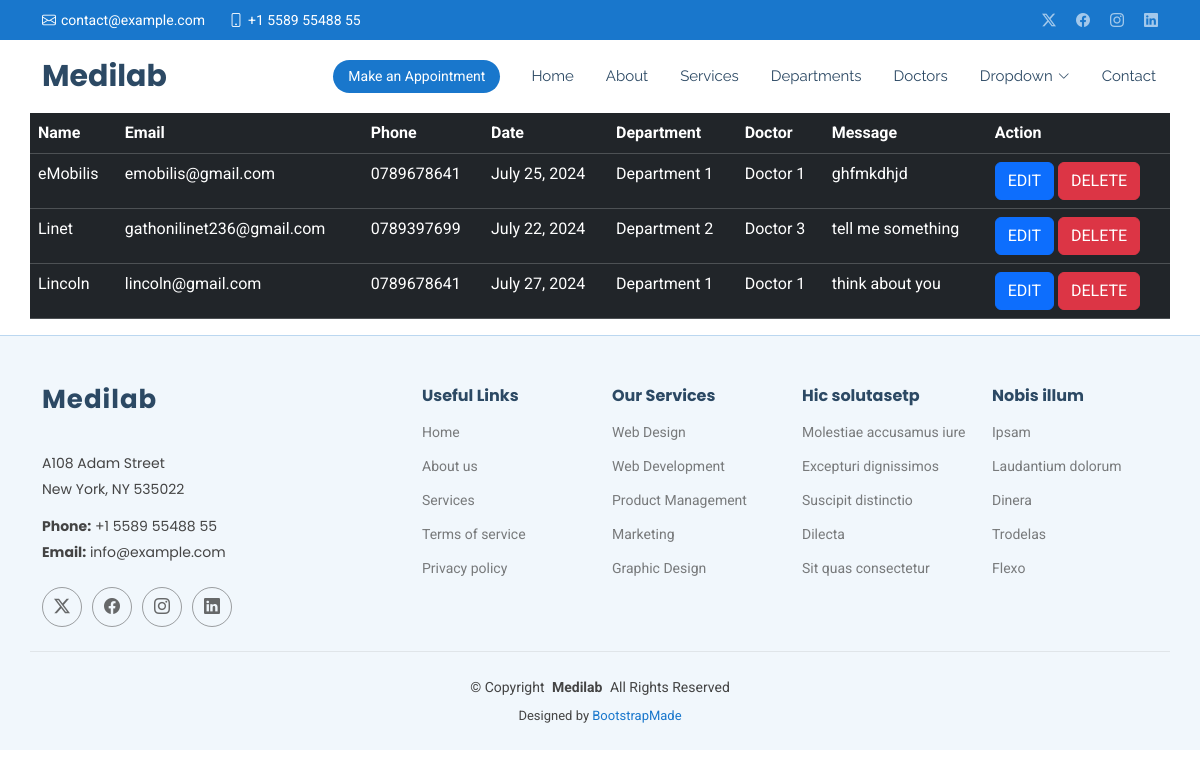
Page /show/ on the committed database.
### Medistalapp/models.py (models this page shows, shortened)
class Appointment(models.Model):
    name = models.CharField(max_length=200)
    email = models.EmailField()
    phone = models.CharField(max_length=10)
    date = models.DateField()
    department = models.CharField(max_length=200)
    doctor = models.CharField(max_length=200)
    message = models.TextField()

### Medistalapp/views.py (the view)
# urls.py: path('show/',views.show,name='show'),
def show(request):
    data = Appointment.objects.all()
    return render(request,'Show.html',{'appointment':data})

### templates/Show.html
{% extends 'starter-page.html' %}
{% load static %}
{% block body %}
    <table class="table table-dark container table-hover">
    <tr>
        <th>Name</th>
        <th>Email</th>
        <th>Phone</th>
        <th>Date</th>
        <th>Department</th>
        <th>Doctor</th>
        <th>Message</th>
        <th>Action</th>
    </tr>
{% for y in appointment %}
    <tr>
        <td>{{ y.name }}</td>
        <td>{{ y.email }}</td>
        <td>{{ y.phone }}</td>
        <td>{{ y.date }}</td>
        <td>{{ y.department }}</td>
        <td>{{ y.doctor }}</td>
        <td>{{ y.message }}</td>
        <td>
            <a href="" class="btn btn-primary">EDIT</a>
            <a href="/delete/{{ y.id }}" class="btn btn-danger">DELETE</a>
        </td>
    </tr>
    {% endfor %}
    </table>
{% endblock %}

### templates/starter-page.html (shortened to what this page needs)
<!DOCTYPE html>
<html lang="en">
<head>
 {% load static %}
  <link href="{% static 'assets/vendor/bootstrap/css/bootstrap.min.css' %}" rel="stylesheet">
  <link href="{% static 'assets/vendor/bootstrap-icons/bootstrap-icons.css' %}" rel="stylesheet">
  <link href="{% static 'assets/vendor/aos/aos.css' %}" rel="stylesheet">
  <link href="{% static 'assets/vendor/fontawesome-free/css/all.min.css' %}" rel="stylesheet">
  <link href="{% static 'assets/vendor/glightbox/css/glightbox.min.css' %}" rel="stylesheet">
  <link href="{% static 'assets/vendor/swiper/swiper-bundle.min.css' %}" rel="stylesheet">
  <link href="{% static 'assets/css/main.css' %}" rel="stylesheet">
</head>
<body class="starter-page-page">
  <header id="header" class="header sticky-top">
    <div class="topbar d-flex align-items-center">
      <div class="container d-flex justify-content-center justify-content-md-between">
        <div class="contact-info d-flex align-items-center">
          <i class="bi bi-envelope d-flex align-items-center"><a href="mailto:contact@example.com">contact@example.com</a></i>
          <i class="bi bi-phone d-flex align-items-center ms-4"><span>+1 5589 55488 55</span></i>
        </div>
        <div class="social-links d-none d-md-flex align-items-center">
          <a href="#" class="twitter"><i class="bi bi-twitter-x"></i></a>
          <a href="#" class="facebook"><i class="bi bi-facebook"></i></a>
          <a href="#" class="instagram"><i class="bi bi-instagram"></i></a>
          <a href="#" class="linkedin"><i class="bi bi-linkedin"></i></a>
        </div>
      </div>
    </div>
    <div class="branding d-flex align-items-center">
      <div class="container position-relative d-flex align-items-center justify-content-between">
        <a href="index.html" class="logo d-flex align-items-center me-auto">
          <h1 class="sitename">Medilab</h1>
        </a>
        <nav id="navmenu" class="navmenu">
          <ul>
            <li><a href="{% url 'index' %}">Home<br></a></li>
            <li><a href="{% url 'about' %}">About</a></li>
            <li><a href="{% url 'services' %}">Services</a></li>
            <li><a href="{% url 'departments' %}">Departments</a></li>
            <li><a href="{% url 'doctors' %}">Doctors</a></li>
            <li class="dropdown"><a href="#"><span>Dropdown</span> <i class="bi bi-chevron-down toggle-dropdown"></i></a>
            </li>
            <li><a href="#contact">Contact</a></li>
          </ul>
        </nav>
        <a class="cta-btn d-none d-sm-block" href="#appointment">Make an Appointment</a>
      </div>
    </div>
  </header>
  <main class="main">
  {% block body %}
  {% endblock %}
  <footer id="footer" class="footer light-background">
    <div class="container footer-top">
      <div class="row gy-4">
        <div class="col-lg-4 col-md-6 footer-about">
          <a href="index.html" class="logo d-flex align-items-center">
            <span class="sitename">Medilab</span>
          </a>
          <div class="footer-contact pt-3">
            <p>A108 Adam Street</p>
            <p>New York, NY 535022</p>
            <p class="mt-3"><strong>Phone:</strong> <span>+1 5589 55488 55</span></p>
            <p><strong>Email:</strong> <span>info@example.com</span></p>
          </div>
          <div class="social-links d-flex mt-4">
            <a href=""><i class="bi bi-twitter-x"></i></a>
            <a href=""><i class="bi bi-facebook"></i></a>
            <a href=""><i class="bi bi-instagram"></i></a>
            <a href=""><i class="bi bi-linkedin"></i></a>
          </div>
        </div>
        <div class="col-lg-2 col-md-3 footer-links">
          <h4>Useful Links</h4>
          <ul>
            <li><a href="#">Home</a></li>
            <li><a href="#">About us</a></li>
            <li><a href="#">Services</a></li>
            <li><a href="#">Terms of service</a></li>
            <li><a href="#">Privacy policy</a></li>
          </ul>
        </div>
        <div class="col-lg-2 col-md-3 footer-links">
          <h4>Our Services</h4>
          <ul>
            <li><a href="#">Web Design</a></li>
            <li><a href="#">Web Development</a></li>
            <li><a href="#">Product Management</a></li>
            <li><a href="#">Marketing</a></li>
            <li><a href="#">Graphic Design</a></li>
          </ul>
        </div>
        <div class="col-lg-2 col-md-3 footer-links">
          <h4>Hic solutasetp</h4>
          <ul>
            <li><a href="#">Molestiae accusamus iure</a></li>
            <li><a href="#">Excepturi dignissimos</a></li>
            <li><a href="#">Suscipit distinctio</a></li>
            <li><a href="#">Dilecta</a></li>
            <li><a href="#">Sit quas consectetur</a></li>
          </ul>
        </div>
        <div class="col-lg-2 col-md-3 footer-links">
          <h4>Nobis illum</h4>
          <ul>
            <li><a href="#">Ipsam</a></li>
            <li><a href="#">Laudantium dolorum</a></li>
            <li><a href="#">Dinera</a></li>
            <li><a href="#">Trodelas</a></li>
            <li><a href="#">Flexo</a></li>
          </ul>
        </div>
      </div>
    </div>
    <div class="container copyright text-center mt-4">
      <p>© <span>Copyright</span> <strong class="px-1 sitename">Medilab</strong> <span>All Rights Reserved</span></p>
      <div class="credits">
        Designed by <a href="https://bootstrapmade.com/">BootstrapMade</a>
      </div>
    </div>
  </footer>
</body>
</html>

### rows in the picture
Appointment: name "eMobilis", email "emobilis@gmail.com", phone "0789678641", date "July 25, 2024", department "Department 1", doctor "Doctor 1", message "ghfmkdhjd"
Appointment: name "Linet", email "gathonilinet236@gmail.com", phone "0789397699", date "July 22, 2024", department "Department 2", doctor "Doctor 3", message "tell me something"
Appointment: name "Lincoln", email "lincoln@gmail.com", phone "0789678641", date "July 27, 2024", department "Department 1", doctor "Doctor 1", message "think about you"
